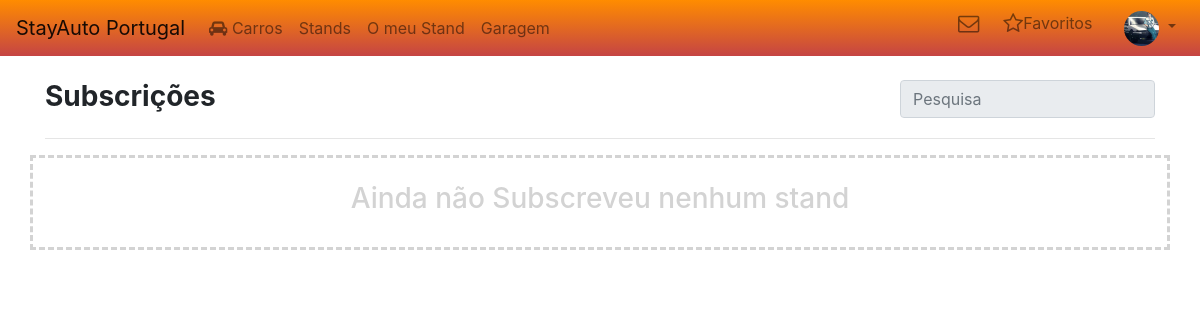
Page /User/Subscriptions.php (signed in) on the earlier database version.
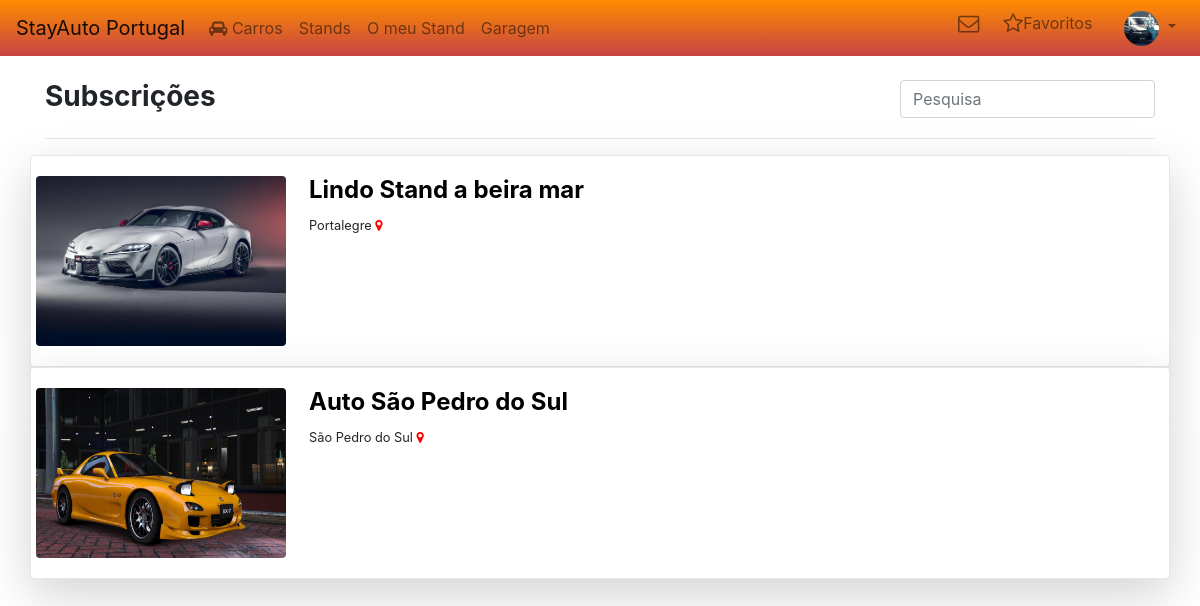
Same page on the later database version.
### tables this page shows
CREATE TABLE `stands` (
  `Stand_Id` int(11) NOT NULL,
  `User_Id` int(11) NOT NULL,
  `Phone` varchar(15) NOT NULL,
  `Adress` varchar(90) NOT NULL,
  `Locality` int(11) NOT NULL,
  `Name` varchar(50) NOT NULL,
  `Views` int(11) DEFAULT NULL,
  `CreatedStand` datetime NOT NULL DEFAULT CURRENT_TIMESTAMP,
  `UpdatedStand` datetime DEFAULT NULL ON UPDATE CURRENT_TIMESTAMP
);

CREATE TABLE `locations` (
  `local_id` int(11) NOT NULL,
  `name_location` varchar(40) NOT NULL
);

### assets/stand_user.php (called while the page is built, shortened)
<?php
function StandProcessing($data)
{
    if (isset($data["Banner_Name"])) {
        if ($data["Banner_Name"] != null) {
            $data["Banner_Name"] = $data["Stand_Id"] . "/" . $data["Banner_Name"];
        } else {
            $data["Banner_Name"] = "default_stand_banner.jpg";
        }
    }
    return $data;
}
function returnAllSubscriptions($id, $con)
{
    $sql = "SELECT S.Stand_Id,Name, Banner_Name, L.name_location FROM Stands S
    INNER JOIN Stands_Badges SB
    ON
    SB.Stand_Id = S.Stand_Id
    INNER JOIN Stands_Banners SBN
    ON
    SBN.Stand_Id = S.Stand_Id
    INNER JOIN Locations L
    ON
    L.local_id = S.Locality
    INNER JOIN Stands_Favourits SF
    ON
    SF.Stand_Id = S.Stand_Id
    WHERE SF.User_Id = $id AND SF.State = 1 AND SB.State = 1 AND SBN.State = 1";
    if ($Result = $con->query($sql)) {
        if ($Result->num_rows >= 1) {
            while ($row = $Result->fetch_array()) {
                $data[] =  StandProcessing($row);
            }
            return $data;
        } else return null;
    }
}

### User/Subscriptions.php (the view, shortened to what this page needs)
<?php
include("../Public/config.php");
include("../assets/stand_user.php");
$stand_fav = returnAllSubscriptions($_SESSION["Id"], $con);
include("../layout/header.php");
include("../layout/menu.php");
?>
<div class="container">
    <div class="row mt-4">
        <div class="col-md-9">
            <h3><strong></i> Subscrições</strong></h3>
        </div>
        <div class="col-md-3">
            <input type="text" class="form-control" placeholder="Pesquisa" id="stand_search">
        </div>
    </div>
    <hr>
    <div class="row" id="stand_fav_display">
        <?php if ($stand_fav != null) : ?>
            <?php foreach ($stand_fav as $row) : ?>
                <div class="card shadow-lg" style="width: 100%;">
                    <div class="card-body">
                        <div class="row">
                            <img class="rounded" src="../Public/Images/Stand_Banners/<?= $row["Banner_Name"] ?>" alt="" style="width: 250px; height: 170px;">
                            <div class="col ml-2">
                                <h4><strong><a class="a-cars" href="<?= ROOT_PATH ?>User_Stand/Stand_Profile.php?id=<?= $row["Stand_Id"] ?>"><?= $row["Name"] ?></a></strong></h4>
                                <small><?= $row["name_location"] ?> <i class="fa fa-map-marker" style="color: red;"></i></small>
                            </div>
                        </div>
                    </div>
                </div>
            <?php endforeach ?>
        <?php else : ?>
            <div class="col mb-4" style="border-width:3px;border-style:dashed; color: lightgray">
                <br>
                <h3 class="text-center">
                    Ainda não Subscreveu nenhum stand
                </h3>
                <br>
            </div>
        <?php endif ?>
    </div>
</div>
<?php include("../layout/footer.php"); ?>

Differences in the rows shown:
now on this page (row edited): stands: shows a picture, Name "Lindo Stand a beira mar", locations.name_location "Portalegre"
now on this page (row edited): stands: shows a picture, Name "Auto São Pedro do Sul", locations.name_location "São Pedro do Sul"
Other differences:
text no longer shown: "Ainda não Subscreveu nenhum stand"
